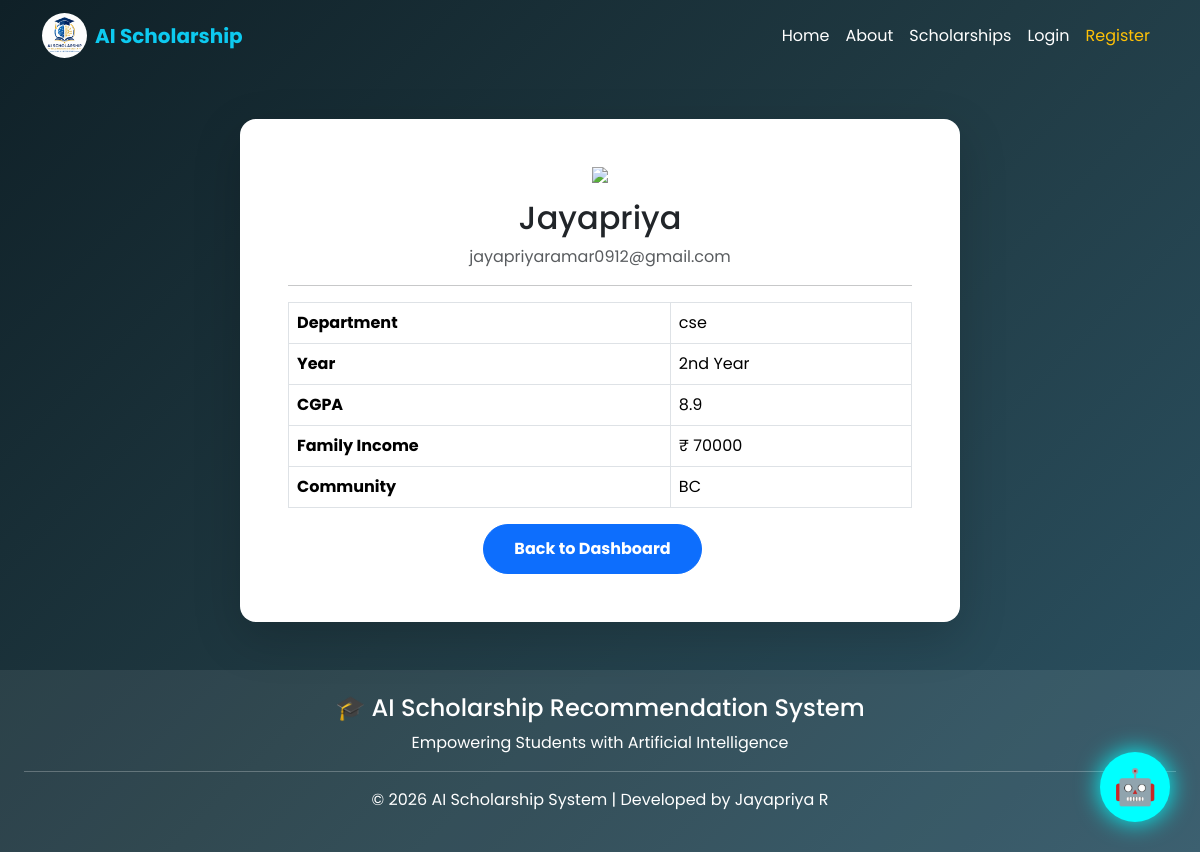
Page /profile (signed in) on the committed database.
### tables this page shows
CREATE TABLE students(
    id INTEGER PRIMARY KEY AUTOINCREMENT,
    fullname TEXT,
    email TEXT UNIQUE,
    password TEXT,
    department TEXT,
    year TEXT,
    cgpa REAL,
    income INTEGER,
    community TEXT
);

### app.py (the view)
@app.route('/profile')
def profile():
    if 'user' not in session:
        return redirect('/login')
    conn = sqlite3.connect("database/scholarship.db")
    cursor = conn.cursor()
    cursor.execute(
        "SELECT * FROM students WHERE email=?",
        (session['email'],)
    )
    student = cursor.fetchone()
    conn.close()
    return render_template(
        "profile.html",
        student=student
    )

### templates/profile.html (shortened to what this page needs)
{% extends "base.html" %}
{% block content %}
<div class="container mt-5">
<div class="row justify-content-center">
<div class="col-md-8">
<div class="card shadow-lg border-0 rounded-4">
<div class="card-body p-5">
<div class="text-center">
<img src="https://cdn-icons-png.flaticon.com/512/3135/3135715.png"
width="120"
class="mb-3">
<h2>{{ student[1] }}</h2>
<p class="text-muted">{{ student[2] }}</p>
</div>
<hr>
<table class="table table-bordered">
<tr>
<th>Department</th>
<td>{{ student[4] }}</td>
</tr>
<tr>
<th>Year</th>
<td>{{ student[5] }}</td>
</tr>
<tr>
<th>CGPA</th>
<td>{{ student[6] }}</td>
</tr>
<tr>
<th>Family Income</th>
<td>₹ {{ student[7] }}</td>
</tr>
<tr>
<th>Community</th>
<td>{{ student[8] }}</td>
</tr>
</table>
<div class="text-center">
<a href="/dashboard"
class="btn btn-primary">
Back to Dashboard
</a>
</div>
</div>
</div>
</div>
</div>
</div>
{% endblock %}

### static/css/style.css (style rules this page uses)
* { margin:0; padding:0; box-sizing:border-box; }
body { font-family:'Poppins',sans-serif; background:linear-gradient(135deg,#0f2027,#203a43,#2c5364); overflow-x:hidden; }
.btn { padding:12px 30px; border-radius:35px; font-weight:bold; margin-right:15px; }

### rows in the picture
students: fullname "Jayapriya", email "jayapriyaramar0912@gmail.com", department "cse", year "2nd Year", cgpa "8.9", income "70000", community "BC"
